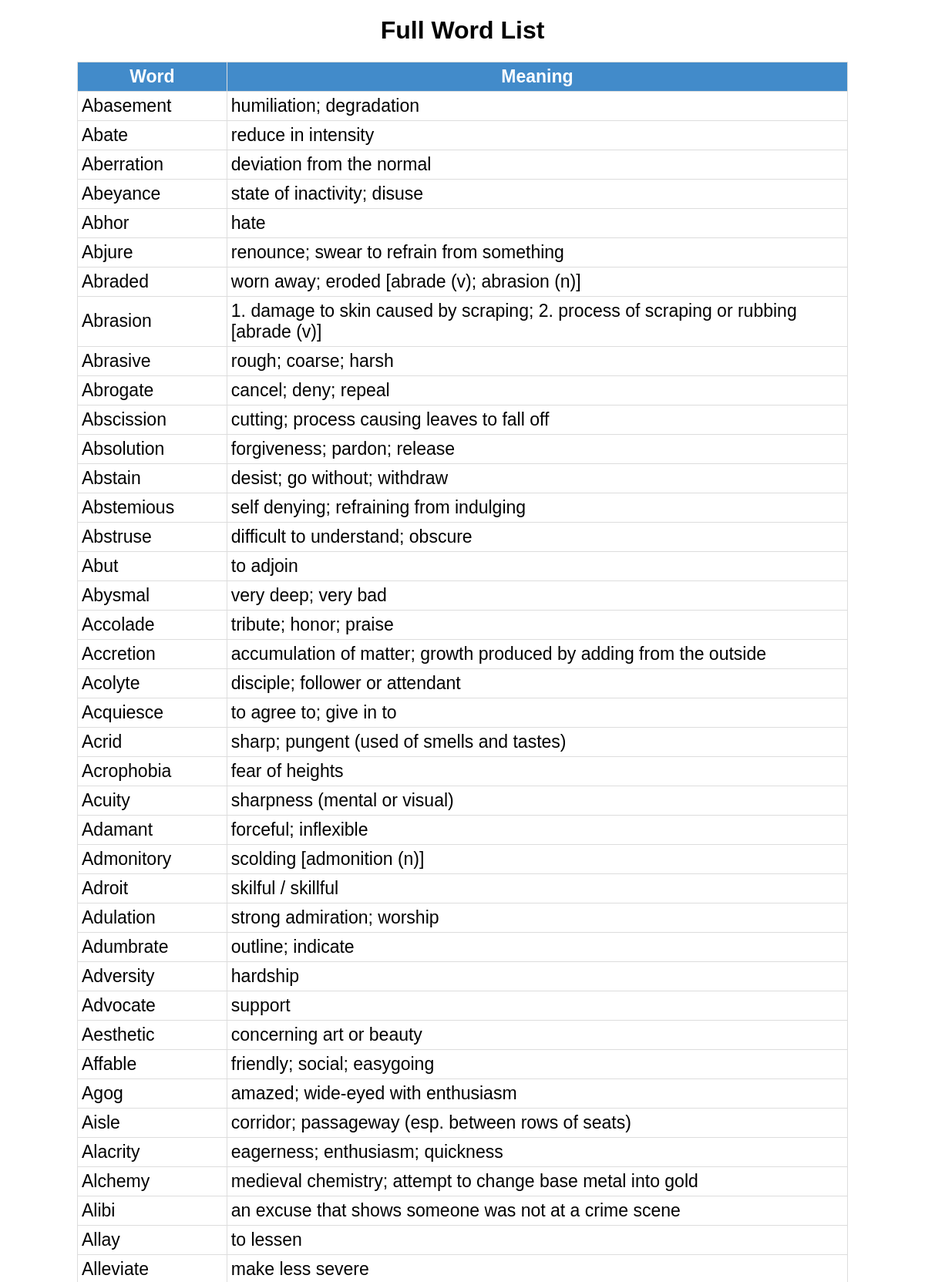
Page /list (upper part) on the committed database.
### tables this page shows
CREATE TABLE words (
    id integer PRIMARY KEY autoincrement,
    word text not null,
    meaning text not null
);

### application.py (the view)
@application.route('/list')
def word_list():
    db = get_db()
    cur = db.execute("SELECT * FROM words ORDER BY word;")
    words = cur.fetchall()
    return render_template("word_list.html", words=words)

### application.py (called while the page is built)
def connect_db():
    conn = sqlite3.connect(application.config['DATABASE'])
    conn.row_factory = sqlite3.Row
    return conn

def get_db():
    if not hasattr(g, 'sqlite_db'):
        g.sqlite_db = connect_db()
    return g.sqlite_db

### templates/word_list.html (shortened to what this page needs)
<!doctype html>
<link rel="stylesheet" type="text/css" href="{{url_for('static', filename='style.css')}}">
<div class=list>
    <h1>Full Word List</h1>
    <table>
        <tr>
            <th>Word</th>
            <th>Meaning</th>
        </tr>
        {% for w in words %}
        <tr>
            <td>{{ w.word}}</td>
            <td>{{ w.meaning|safe}}</td>
        </tr>
        {% endfor %}
    </table>
</div>

### static/style.css (style rules this page uses)
.list { width: 1000px; margin: auto; font-family: Arial, Helvetica, sans-serif; }
.list table { display: table; border-collapse: collapse; margin: auto; table-layout: fixed; }
.list h1 { text-align: center; }
.list th, td { padding: 5px; font-size: 23px; border: 1px solid #ddd; }
.list th { background-color: #428bca; color: white; }

### rows in the picture
words: word "Abasement", meaning "humiliation; degradation"
words: word "Abate", meaning "reduce in intensity"
words: word "Aberration", meaning "deviation from the normal"
words: word "Abeyance", meaning "state of inactivity; disuse"
words: word "Abhor", meaning "hate"
words: word "Abjure", meaning "renounce; swear to refrain from something"
words: word "Abraded", meaning "worn away; eroded [abrade (v); abrasion (n)]"
words: word "Abrasion", meaning "1. damage to skin caused by scraping; 2. process of scraping or rubbing [abrade (v)]"
words: word "Abrasive", meaning "rough; coarse; harsh"
words: word "Abrogate", meaning "cancel; deny; repeal"
words: word "Abscission", meaning "cutting; process causing leaves to fall off"
words: word "Absolution", meaning "forgiveness; pardon; release"
words: word "Abstain", meaning "desist; go without; withdraw"
words: word "Abstemious", meaning "self denying; refraining from indulging"
words: word "Abstruse", meaning "difficult to understand; obscure"
words: word "Abut", meaning "to adjoin"
words: word "Abysmal", meaning "very deep; very bad"
words: word "Accolade", meaning "tribute; honor; praise"
words: word "Accretion", meaning "accumulation of matter; growth produced by adding from the outside"
words: word "Acolyte", meaning "disciple; follower or attendant"
words: word "Acquiesce", meaning "to agree to; give in to"
words: word "Acrid", meaning "sharp; pungent (used of smells and tastes)"
words: word "Acrophobia", meaning "fear of heights"
words: word "Acuity", meaning "sharpness (mental or visual)"
words: word "Adamant", meaning "forceful; inflexible"
words: word "Admonitory", meaning "scolding [admonition (n)]"
words: word "Adroit", meaning "skilful / skillful"
words: word "Adulation", meaning "strong admiration; worship"
words: word "Adumbrate", meaning "outline; indicate"
words: word "Adversity", meaning "hardship"
words: word "Advocate", meaning "support"
words: word "Aesthetic", meaning "concerning art or beauty"
words: word "Affable", meaning "friendly; social; easygoing"
words: word "Agog", meaning "amazed; wide-eyed with enthusiasm"
words: word "Aisle", meaning "corridor; passageway (esp. between rows of seats)"
words: word "Alacrity", meaning "eagerness; enthusiasm; quickness"
words: word "Alchemy", meaning "medieval chemistry; attempt to change base metal into gold"
words: word "Alibi", meaning "an excuse that shows someone was not at a crime scene"
words: word "Allay", meaning "to lessen"
words: word "Alleviate", meaning "make less severe"
